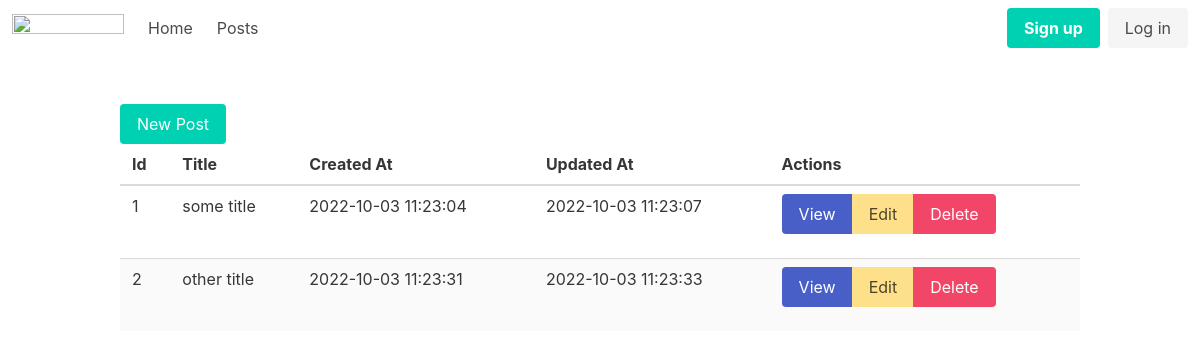
The app's page /posts, older data.
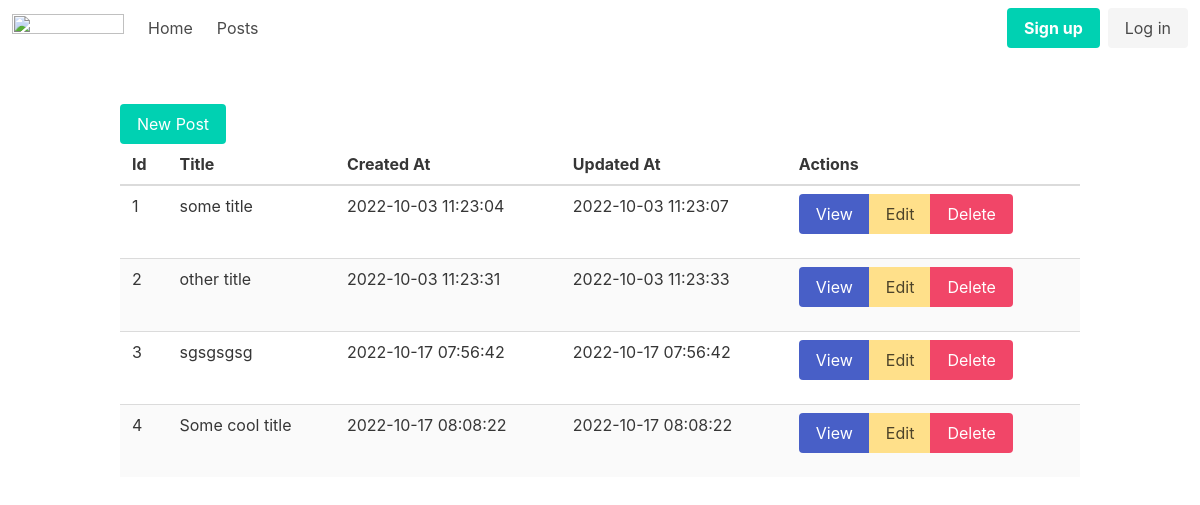
The same page, newer data.
### tables this page shows
CREATE TABLE posts
(
	id integer
		constraint posts_pk
			primary key autoincrement,
	title text,
	body text not null,
	created_at datetime not null,
	updated_at datetime not null
);

### helpers.php (called while the page is built, shortened)
<?php
function view($viewName, $vars = []){
    extract($vars);
    include __DIR__ . "/views/$viewName.php";
}

### src/Controllers/PostsController.php (called while the page is built, shortened)
<?php
class PostsController {
    public function index(){
        $posts = Post::all();
        view('posts/index', compact('posts'));
    }
}

### src/DB.php (called while the page is built, shortened)
<?php
class DB {
    private $conn;
    public function __construct() {
        $this->conn = new PDO('sqlite:database.sqlite');
        $this->conn->setAttribute(PDO::ATTR_ERRMODE, PDO::ERRMODE_EXCEPTION);
    }
    public function all($table, $model){
        $statement = $this->conn->prepare("SELECT * FROM $table;");
        $statement->execute();
        return $statement->fetchAll(PDO::FETCH_CLASS, $model);
    }
}

### src/Models/Model.php (called while the page is built, shortened)
<?php
abstract class Model {
    protected static $table;
    public function __set($name, $value){
        if($name == 'created_at' || $name == 'updated_at'){
            $date = new DateTime();
            $date = $date->setTimestamp(substr($value, 0, -3));
        }
    }
    public static function all(){
        $db = new DB();
        return $db->all(static::$table, static::class);
    }
}

### views/posts/index.php (the view)
<?php include('views/partials/header.php')?>
    <a href="/posts/new" class="button is-primary">New Post</a>
    <table class="table is-fullwidth is-striped">
        <thead>
        <tr>
            <th>Id</th>
            <th>Title</th>
            <th>Created At</th>
            <th>Updated At</th>
            <th>Actions</th>
        </tr>
        </thead>
        <tbody>
            <?php foreach($posts as $post): ?>
                <tr>
                    <td><?=$post->id?></td>
                    <td><?=$post->title?></td>
                    <td><?=$post->created_at->format('Y-m-d H:i:s');?></td>
                    <td><?=$post->updated_at->format('Y-m-d H:i:s');?></td>
                    <td>
                        <div class="field has-addons">
                            <p class="control">
                                <button class="button is-link">
                                    <span>View</span>
                                </button>
                            </p>
                            <p class="control">
                                <a class="button is-warning" href="/posts/edit?id=<?=$post->id?>">
                                    <span>Edit</span>
                                </a>
                            </p>
                            <p class="control">
                                <a class="button is-danger" href="/posts/delete?id=<?=$post->id?>">
                                    <span>Delete</span>
                                </a>
                            </p>
                        </div>
                    </td>
                </tr>
            <?php endforeach; ?>
        </tbody>
    </table>
<?php include('views/partials/footer.php')?>

Row changes from the older to the newer data that the page shows:
added posts: id "3", title "sgsgsgsg", format "2022-10-17 07:56:42"
added posts: id "4", title "Some cool title", format "2022-10-17 08:08:22"
